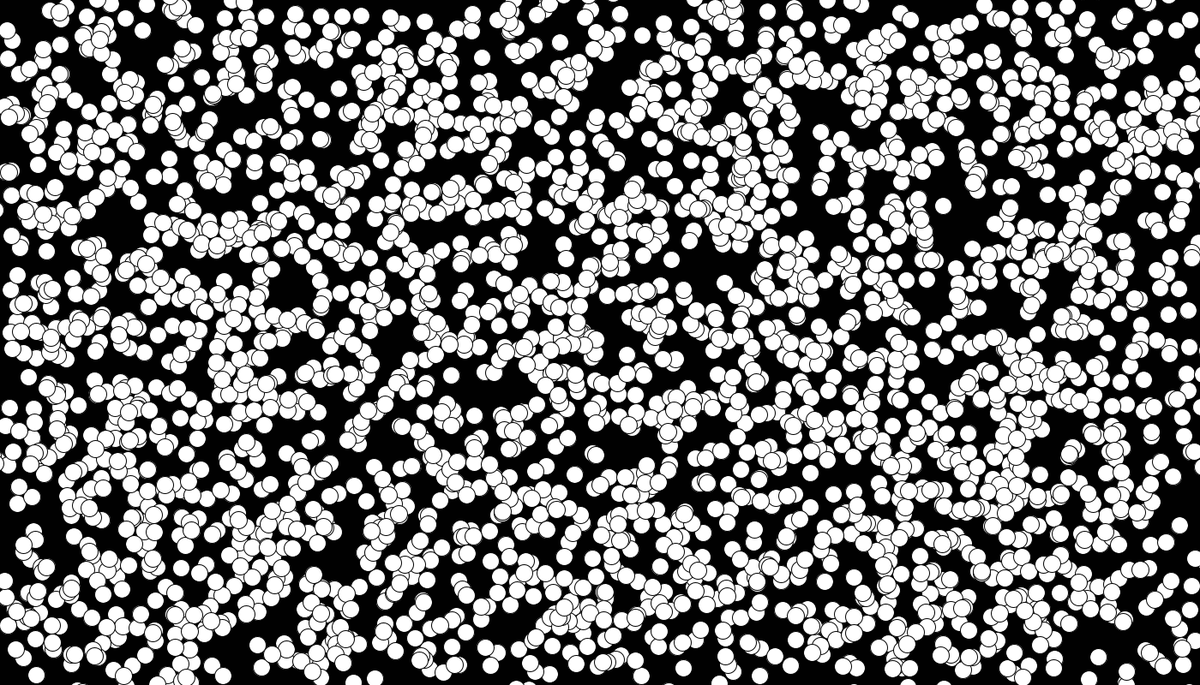
Frame 1 (no input)
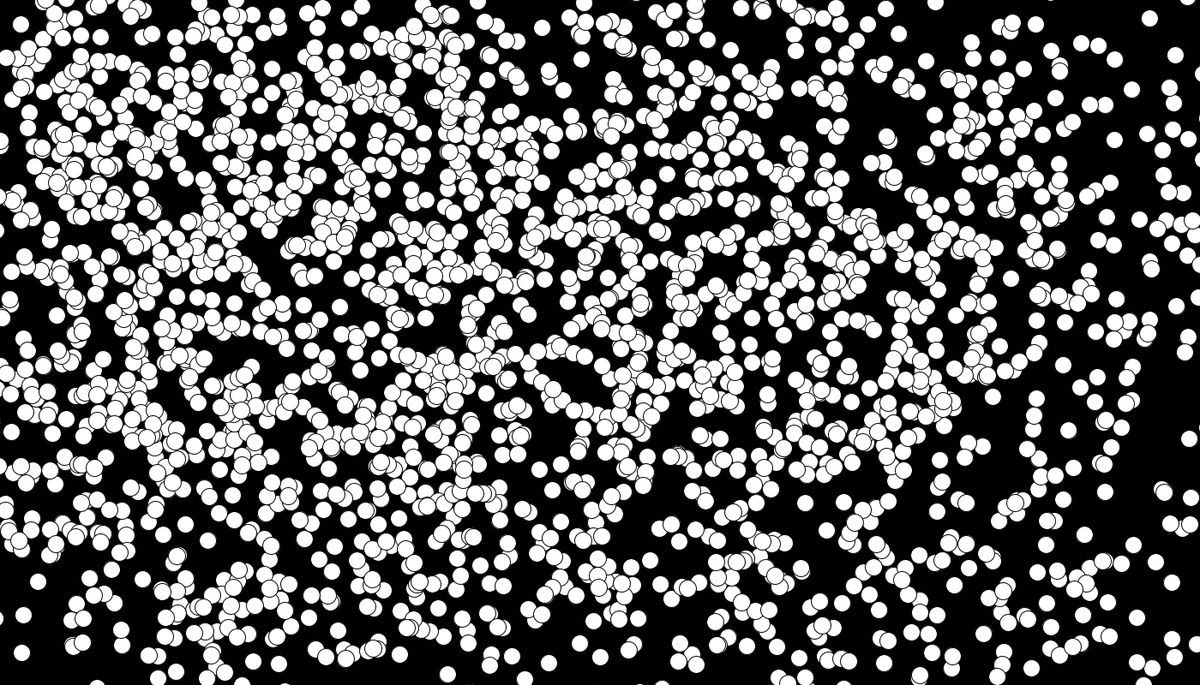
Frame 60 (the mouse pressed at the canvas centre just before this capture)
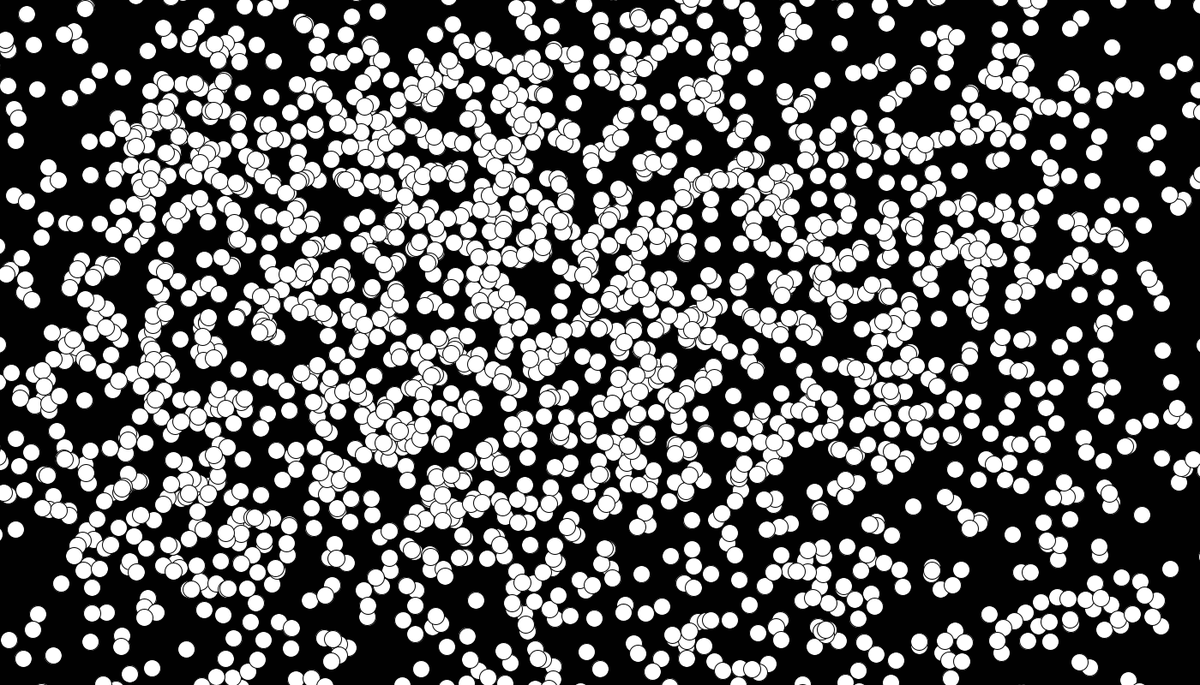
Frame 120 (the mouse held since frame 60 and released just before this capture)

The Processing sketch that drew these frames (run headless with seeded random() and noise(); from frame 60 on, the mouse is pressed at the canvas centre):

// Processing sketch: particles
// ── particles.pde
//color c = color(10,9,6);//the secret colour
//String word = "Openprocessing";
//String allwords = "" + processingString;
//String allwords = "";
//PVector start  =new PVector(40, 60);
//int tSize = 25; //Textsize
//ArrayList<particle> Points = new ArrayList<particle>();
ArrayList<movingParticle> movingParticles = new ArrayList<movingParticle>();
//int index=0;
//float restZ=0;
//int F = 0;
//float CTime=150;//number of frames between words
//int PNum = 13000;//number of particles
int PNumMoving = 3000;//number of particles
void setup() {
  size(1400, 800);
  //doResize();

  frameRate(30);
  background(1,1,1);
  
  //textSize(tSize);
  //fill(c);
  //text(word, start.x, start.y+tSize); //writing invisible text
  loadPixels(); //saving all pixels of the sketch
  //for (int i = 0; i < PNum; i++) {//creating the particles
  //  Points.add(new particle(random(width),random(height)));
  //}
  for (int i = 0; i < PNumMoving; i++) {//creating the particles
    movingParticle p = new movingParticle(random(width), random(height));
    movingParticles.add(p);
  }
}

void draw(){
  background(1,1,1);
  for (movingParticle p : movingParticles) {
    p.update();
    p.display();
  }
  //int Len = word.length();
  //PVector RealPix;
  //if (restZ==0){//when the timer for the word runs out
  //  restZ=CTime;
  //  for (particle P : Points) {//resetting particles and slowing them down
  //    P.target=false;
  //    P.velocity.mult(0.35);
  //  }
  //  String[] Arr = allwords.split("/");
  //  word=Arr[F];//getting the next word
  //  start.x = int(random(10,width-word.length()*tSize/1.45));
  //  start.y = int(random(10,height-tSize*1.3));//positioning text inside the window
  //  fill(c);
  //  text(word, start.x, start.y+tSize);
  //  loadPixels();
  //  F++;
  //  if (F>=Arr.length){F=0;};
  //}else if (restZ<=4){//slowing down on the last 4 frames
  //  for (particle P : Points) {
  //    P.velocity.mult(0.85);
  //  }
  //}
  //restZ-=1;
  //for (int i = 0; i < 13*PNum/(CTime-30); i++) {//checking random points in the area of the text
  //  RealPix=  new PVector(int(random(start.x, start.x+Len*tSize/1.45)),int(random(start.y, start.y+tSize*1.3)));
  //  int pixNr =int(RealPix.y*width + RealPix.x);
  //  color b= pixels[pixNr];
  //  if ((c == b)&&(restZ<CTime-20)&&(restZ>=10)){//if the point is on text
  //    particle Aktuell = Points.get(index);
  //    if (Aktuell.target==false){
  //      Aktuell.target=true;
  //      PVector desired = PVector.sub(RealPix, Aktuell.location);
  //      desired.div(restZ);
  //      Aktuell.velocity= desired;//kicking the particle in the direction of the point
  //    }
  //    index++;
  //    index=index%PNum;
  //  }
  //}
  //runP();//simulating and drawing the particles
}

//void runP(){
//  for (particle P : Points) {
//    stroke(255,255,255 ,128/sqrt(P.velocity.mag()+1));
//    P.location.add(P.velocity);
//    line(P.location.x, P.location.y, P.location.x+P.velocity.x, P.location.y+P.velocity.y);
//  }//drawig particles as lines for a smoother look
//}

//class particle{
//  PVector location;
//  PVector velocity;
//  boolean target=false;
//  particle(float x, float y) {
//    location = new PVector(x, y);
//    velocity = new PVector(0.0, 0.0);
//  }
//}

class movingParticle {
  float x, y;
 
  movingParticle(float _x, float _y) {
    x = _x;
    y = _y;
  }
 
  void display() {
    ellipse(x, y, 20, 20);
  }
 
  void update() {
    float distanceTo = dist(mouseX, mouseY, x, y);
    float speed = map(distanceTo, 0, 400, 0, 1.0);
    x += random(-20, 20) * speed;
    y += random(-20, 20) * speed;
  }
}

//function doResize(){
//  var setupHeight = Math.max($(document).height(), $(window).height());
//  $('.background').width($(window).width());
//  $('.background').height(setupHeight);
//  size($(window).width(), setupHeight);
//}
//$(window).resize(doResize);
